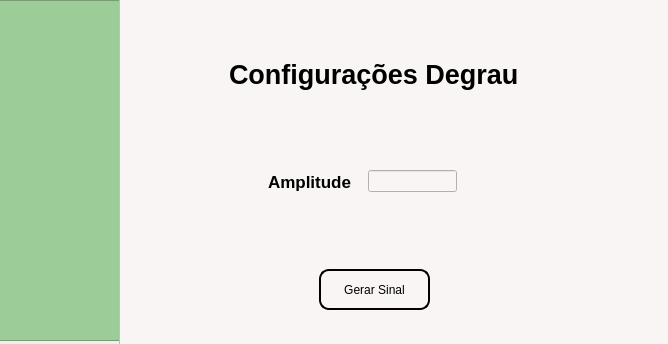
<?xml version="1.0" encoding="UTF-8"?>
<ui version="4.0">
 <class>janelaDegrau</class>
 <widget class="QMainWindow" name="janelaDegrau">
  <property name="geometry">
   <rect>
    <x>0</x>
    <y>0</y>
    <width>668</width>
    <height>344</height>
   </rect>
  </property>
  <property name="minimumSize">
   <size>
    <width>668</width>
    <height>344</height>
   </size>
  </property>
  <property name="maximumSize">
   <size>
    <width>668</width>
    <height>344</height>
   </size>
  </property>
  <property name="windowTitle">
   <string>MainWindow</string>
  </property>
  <widget class="QWidget" name="centralwidget">
   <widget class="QFrame" name="frame">
    <property name="geometry">
     <rect>
      <x>-10</x>
      <y>0</y>
      <width>131</width>
      <height>341</height>
     </rect>
    </property>
    <property name="styleSheet">
     <string notr="true">background-color: rgb(156, 204, 152);</string>
    </property>
    <property name="frameShape">
     <enum>QFrame::StyledPanel</enum>
    </property>
    <property name="frameShadow">
     <enum>QFrame::Raised</enum>
    </property>
   </widget>
   <widget class="QFrame" name="frame_2">
    <property name="geometry">
     <rect>
      <x>119</x>
      <y>-1</y>
      <width>551</width>
      <height>351</height>
     </rect>
    </property>
    <property name="minimumSize">
     <size>
      <width>551</width>
      <height>351</height>
     </size>
    </property>
    <property name="maximumSize">
     <size>
      <width>551</width>
      <height>351</height>
     </size>
    </property>
    <property name="styleSheet">
     <string notr="true">background-color: rgb(250, 245, 245);</string>
    </property>
    <property name="frameShape">
     <enum>QFrame::StyledPanel</enum>
    </property>
    <property name="frameShadow">
     <enum>QFrame::Raised</enum>
    </property>
    <widget class="QLabel" name="label">
     <property name="geometry">
      <rect>
       <x>110</x>
       <y>50</y>
       <width>291</width>
       <height>51</height>
      </rect>
     </property>
     <property name="font">
      <font>
       <pointsize>20</pointsize>
       <weight>75</weight>
       <bold>true</bold>
      </font>
     </property>
     <property name="text">
      <string>Configurações Degrau</string>
     </property>
    </widget>
    <widget class="QWidget" name="horizontalLayoutWidget">
     <property name="geometry">
      <rect>
       <x>130</x>
       <y>140</y>
       <width>231</width>
       <height>80</height>
      </rect>
     </property>
     <layout class="QHBoxLayout" name="horizontalLayout">
      <property name="spacing">
       <number>16</number>
      </property>
      <property name="leftMargin">
       <number>19</number>
      </property>
      <property name="topMargin">
       <number>5</number>
      </property>
      <property name="rightMargin">
       <number>23</number>
      </property>
      <property name="bottomMargin">
       <number>0</number>
      </property>
      <item>
       <widget class="QLabel" name="label_2">
        <property name="font">
         <font>
          <pointsize>13</pointsize>
          <weight>75</weight>
          <bold>true</bold>
         </font>
        </property>
        <property name="text">
         <string>Amplitude</string>
        </property>
       </widget>
      </item>
      <item>
       <widget class="QLineEdit" name="lineEdit">
        <property name="toolTip">
         <string/>
        </property>
        <property name="styleSheet">
         <string notr="true">QLineEdit{
border: 2px solid black;
border-radius: 20px;
background: white;
};</string>
        </property>
        <property name="text">
         <string/>
        </property>
        <property name="placeholderText">
         <string/>
        </property>
       </widget>
      </item>
     </layout>
    </widget>
    <widget class="QPushButton" name="pushButton">
     <property name="geometry">
      <rect>
       <x>200</x>
       <y>270</y>
       <width>111</width>
       <height>41</height>
      </rect>
     </property>
     <property name="styleSheet">
      <string notr="true">QPushButton{
border: 2px solid black;
border-radius:10px;
}
QPushButton#pushButton:pressed {
    background-color: gray;
	color:white;
}</string>
     </property>
     <property name="text">
      <string>Gerar Sinal</string>
     </property>
    </widget>
   </widget>
  </widget>
 </widget>
 <resources/>
 <connections/>
</ui>
